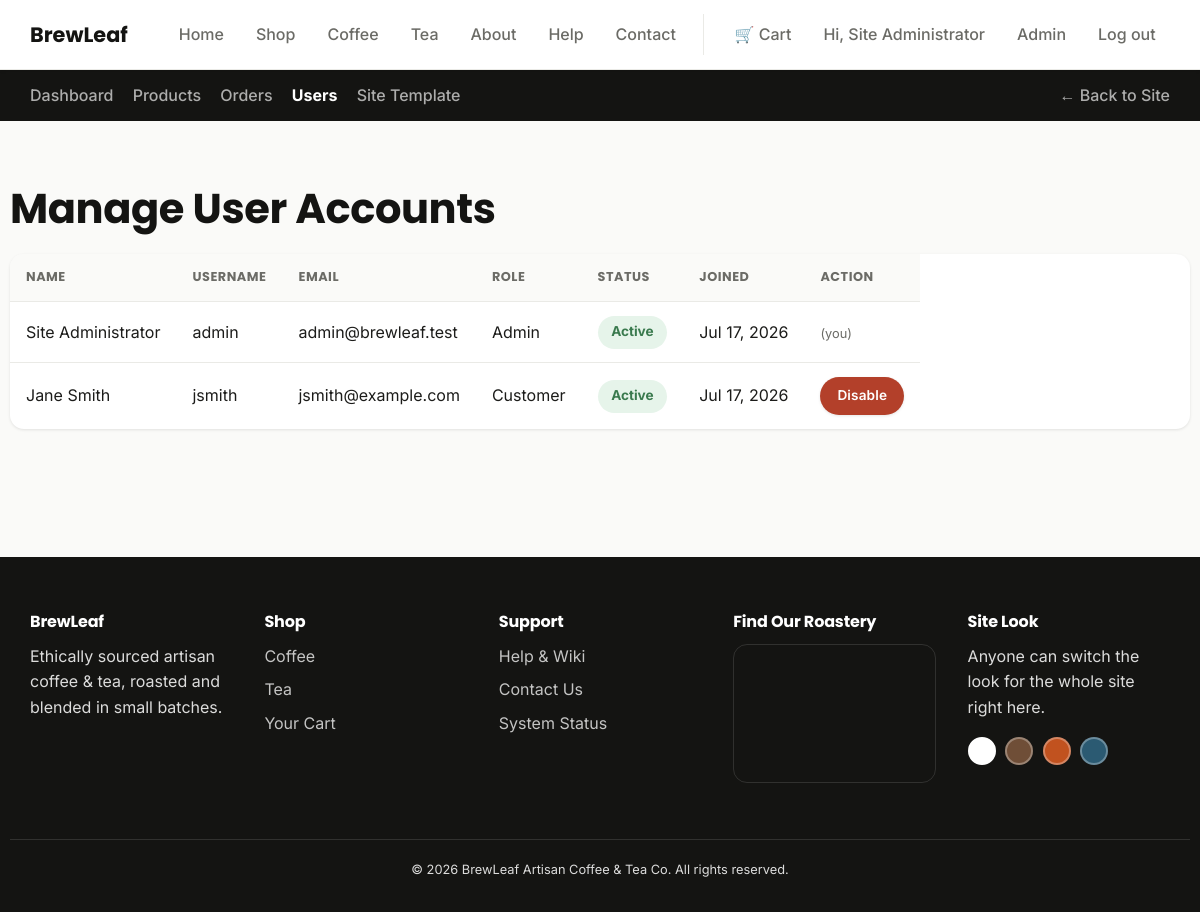
The page /admin/users.php (signed in) on the database its author committed.
### tables this page shows
CREATE TABLE users (
    id              INT UNSIGNED AUTO_INCREMENT PRIMARY KEY,
    username        VARCHAR(50)  NOT NULL UNIQUE,
    email           VARCHAR(120) NOT NULL UNIQUE,
    password_hash   VARCHAR(255) NOT NULL,
    full_name       VARCHAR(120) NOT NULL,
    role            ENUM('customer','admin') NOT NULL DEFAULT 'customer',
    status          ENUM('active','disabled') NOT NULL DEFAULT 'active',
    created_at      TIMESTAMP NOT NULL DEFAULT CURRENT_TIMESTAMP
);

CREATE TABLE site_settings (
    setting_key     VARCHAR(60) PRIMARY KEY,
    setting_value   VARCHAR(255) NOT NULL
);

### includes/functions.php (called while the page is built, shortened)
<?php
function h(?string $value): string
{
    return htmlspecialchars($value ?? '', ENT_QUOTES, 'UTF-8');
}

### admin/users.php (the view, shortened to what this page needs)
<?php
require_once __DIR__ . '/../config/db.php';
require_once __DIR__ . '/../includes/functions.php';
$users = $conn->query('SELECT id, username, email, full_name, role, status, created_at FROM users ORDER BY created_at DESC');
require_once __DIR__ . '/../includes/header.php';
require_once __DIR__ . '/../includes/admin-nav.php';
?>
<section class="section container">
  <h1>Manage User Accounts</h1>
  <table>
    <thead><tr><th>Name</th><th>Username</th><th>Email</th><th>Role</th><th>Status</th><th>Joined</th><th>Action</th></tr></thead>
    <tbody>
      <?php while ($u = $users->fetch_assoc()): ?>
        <tr>
          <td><?= h($u['full_name']) ?></td>
          <td><?= h($u['username']) ?></td>
          <td><?= h($u['email']) ?></td>
          <td><?= h(ucfirst($u['role'])) ?></td>
          <td><span class="status-pill status-<?= $u['status'] === 'active' ? 'online' : 'offline' ?>"><?= h(ucfirst($u['status'])) ?></span></td>
          <td><?= h(date('M j, Y', strtotime($u['created_at']))) ?></td>
          <td>
            <?php if ((int) $u['id'] !== (int) $_SESSION['user_id']): ?>
              <form method="post" action="users.php">
                <button type="submit" class="btn btn-sm <?= $u['status'] === 'active' ? 'btn-danger' : '' ?>">
                  <?= $u['status'] === 'active' ? 'Disable' : 'Enable' ?>
                </button>
              </form>
            <?php else: ?>
              <span class="form-hint">(you)</span>
            <?php endif; ?>
          </td>
        </tr>
      <?php endwhile; ?>
    </tbody>
  </table>
</section>
<?php require_once __DIR__ . '/../includes/footer.php'; ?>

### assets/css/variables.css (style rules this page uses)
:root { --color-bg: #faf7f2; --color-surface: #ffffff; --color-text: #2b2320; --color-text-muted: #6b5f57; --color-primary: #6f4e37; --color-primary-dark: #4a3225; --color-accent: #c98a3b; --color-accent-dark: #966732; --color-border: #e7ddd2; --color-success: #3a7a4e; --color-success-bg: #e6f4ea; --color-success-border: #bfe3c9; --color-danger: #b3402a; --color-danger-bg: #fbe9e5; --color-danger-border: #f0c3b8; --font-heading: 'Poppins', 'Segoe UI', sans-serif; --font-body: 'Inter', 'Segoe UI', sans-serif; --radius-sm: 8px; --radius: 14px; --radius-lg: 22px; --shadow-sm: 0 1px 3px rgba(0, 0, 0, .1); --shadow-md: 0 10px 28px -8px rgba(0, 0, 0, .22); --shadow-lg: 0 24px 48px -12px rgba(0, 0, 0, .28); --transition: 180ms ease; --transition-slow: 320ms ease-out; }

### assets/css/theme-white.css (style rules this page uses)
:root { --color-bg: #fafaf8; --color-surface: #ffffff; --color-text: #1c1c1a; --color-text-muted: #6b6b66; --color-primary: #2a2a27; --color-primary-dark: #141412; --color-accent: #ffffff; --color-accent-dark: #6d4f2c; --color-border: #eaeae6; }

### assets/css/base.css (style rules this page uses)
*, *::before, *::after { box-sizing: border-box; }
html { scroll-behavior: smooth; }
html, body { margin: 0; padding: 0; }
button { font: inherit; cursor: pointer; }
body { background: var(--color-bg); color: var(--color-text); font-family: var(--font-body); line-height: 1.6; -webkit-font-smoothing: antialiased; }
h1, h2, h3, h4 { font-family: var(--font-heading); color: var(--color-primary-dark); line-height: 1.15; letter-spacing: -.01em; margin: 0 0 .5em; }
h1 { font-size: 2.6rem; }
.container { width: 100%; max-width: 1180px; margin: 0 auto; padding: 0 1.25rem; }

### assets/css/buttons.css (style rules this page uses)
.btn { display: inline-flex; align-items: center; gap: .5rem; padding: .8rem 1.6rem; border-radius: 999px; border: 1px solid transparent; background: var(--color-primary-dark); color: #fff; font-weight: 600; letter-spacing: .01em; box-shadow: var(--shadow-sm); transition: transform var(--transition-slow), box-shadow var(--transition-slow), background var(--transition); }
.btn-danger { background: var(--color-danger); }
.btn-sm { padding: .45rem 1rem; font-size: .85rem; }

### assets/css/forms.css (style rules this page uses)
.form-hint { font-size: .8rem; color: var(--color-text-muted); margin-top: .25rem; }

### assets/css/sections.css (style rules this page uses)
.section { padding: 4rem 0; }

### assets/css/tables.css (style rules this page uses)
table { display: block; overflow-x: auto; overflow-y: hidden; -webkit-overflow-scrolling: touch; width: 100%; border-collapse: collapse; background: var(--color-surface); border-radius: var(--radius); box-shadow: var(--shadow-sm); }
th, td { text-align: left; padding: .85rem 1rem; border-bottom: 1px solid var(--color-border); }
th { background: var(--color-bg); font-family: var(--font-heading); font-size: .8rem; text-transform: uppercase; letter-spacing: .04em; color: var(--color-text-muted); }
tbody tr { transition: background var(--transition); }
tr:last-child td { border-bottom: none; }
.status-pill { display: inline-flex; align-items: center; gap: .45rem; font-weight: 700; font-size: .85rem; padding: .35rem .85rem; border-radius: 999px; }
.status-online { background: var(--color-success-bg); color: var(--color-success); }

### rows shown on the page
users: full_name "Site Administrator", username "admin", email "admin@brewleaf.test", role "Admin", status "Active", created_at "Jul 17, 2026", shows "(you)"
users: full_name "Jane Smith", username "jsmith", email "jsmith@example.com", role "Customer", status "Active", created_at "Jul 17, 2026", shows "Disable"

### other values the page prints
$_SESSION['full_name'] "Site Administrator"
$link['label'] "Dashboard"
$link['label'] "Products"
$link['label'] "Orders"
$link['label'] "Users"
$link['label'] "Site Template"
